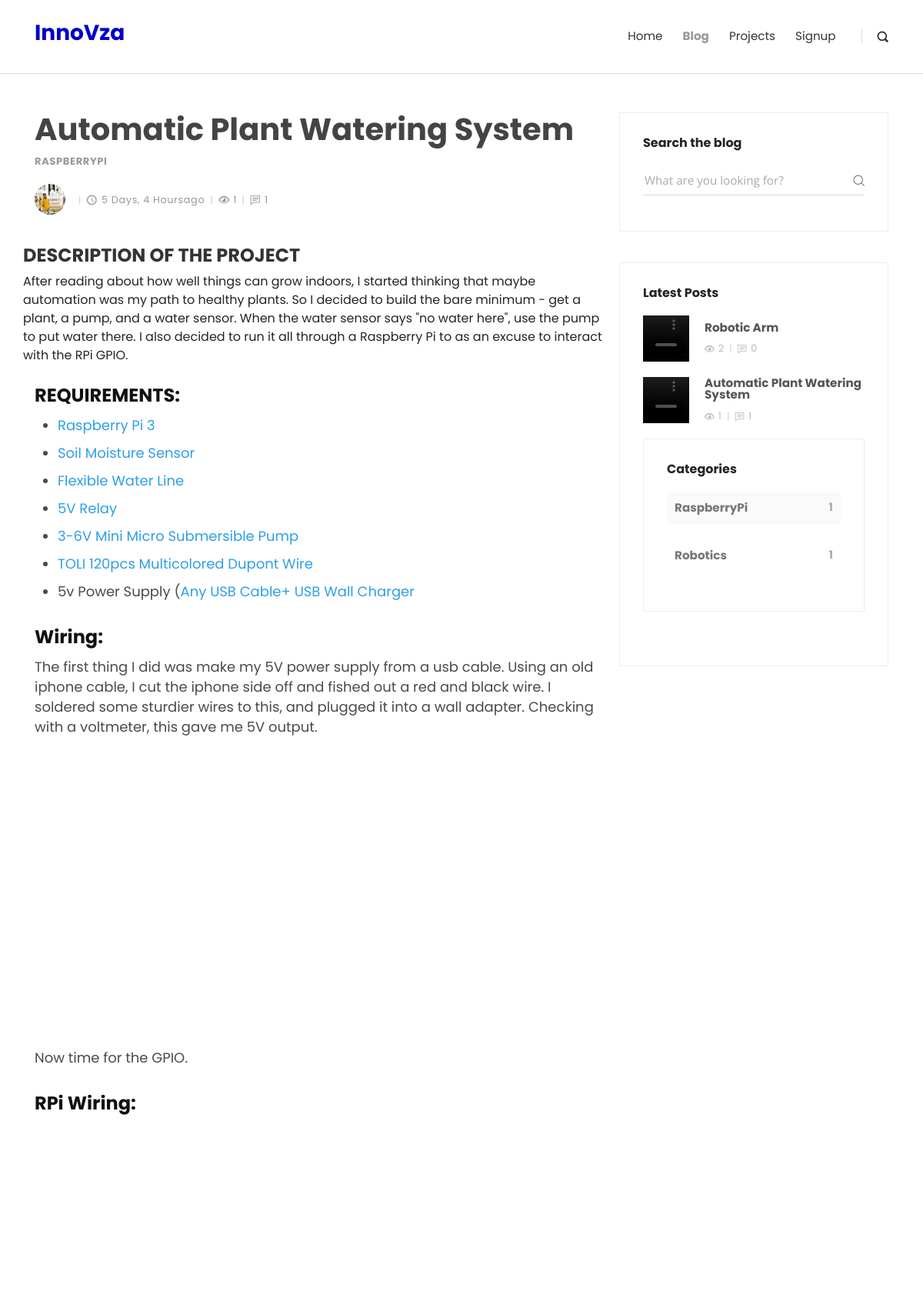
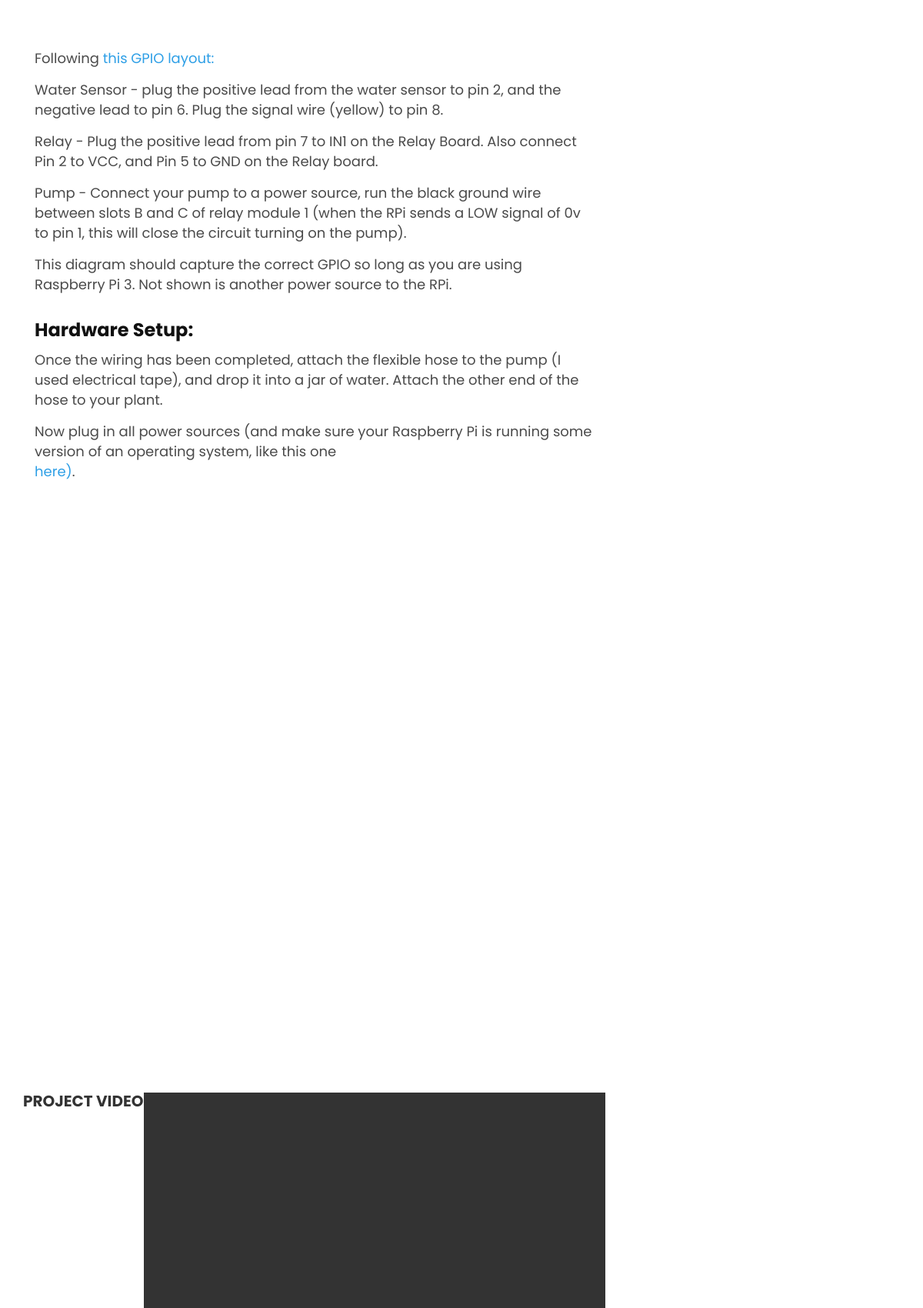
The app's page /project/3/ (upper part) with its own data (2 pictures, top to bottom).
### InnovzaApp/models.py (models this page shows, shortened)
class Project(models.Model):
    title = models.CharField(max_length=100)
    overview = models.TextField()
    requirement=HTMLField()
    description=models.TextField()
    code_file=models.FileField(upload_to='code/')
    timestamp = models.DateTimeField(auto_now_add=True)
    author = models.ForeignKey(UserInfo, on_delete=models.CASCADE)
    project_video = models.FileField(upload_to='videos/')
    categories = models.ManyToManyField(Category)
    featured = models.BooleanField(default=True)
    def get_absolute_url(self):
        return reverse('project-detail', kwargs={
            'id': self.id
        })
    @property
    def get_comment(self):
        return self.pro_comments.all().order_by('-timestamp')
    @property
    def comment_count(self):
        return ProjectComment.objects.filter(project=self).count()
    @property
    def view_count(self):
        return ProjectView.objects.filter(project=self).count()

class Category(models.Model):
    title=models.CharField(max_length=20)
    def __str__(self):
        return self.title

class UserInfo(models.Model):
    full_name=models.CharField(max_length=30)
    username=models.CharField(max_length=30,unique=True)
    phoneno=models.CharField(max_length=10)
    gender=models.CharField(max_length=1)
    profile_pic = models.ImageField(upload_to='profile/', null=True, blank=True)

### InnovzaApp/views.py (the view, shortened to what this page needs)
# urls.py: path('project/<id>/',views.project,name='project-detail'),
def project(request,id):
    project= get_object_or_404(Project, id=id)
    most_recent = Project.objects.order_by('-timestamp')[:3]
    category_count = get_category_count1()
    if request.user.is_authenticated :
        ProjectView.objects.get_or_create(user=UserInfo.objects.get(username=request.user.username), project=project)
    form = ProjectCommentForm(request.POST or None)
    context = {
        'form':form,
        'project': project,
        'most_recent':most_recent,
        'category_count': category_count,
    }
    return render(request, 'project.html', context)

### InnovzaApp/forms.py
class ProjectCommentForm(forms.ModelForm):
    content = forms.CharField(widget=forms.Textarea(attrs={
        'class': 'form-control',
        'placeholder': 'Type Your Comment',
        'id': 'usercomment',
        'rows': '2',
    }))
    class Meta:
        model = ProjectComment
        fields = ('content',)

### InnovzaApp/views.py (called while the page is built)
def get_category_count1():
    from django.db.models import Count
    queryset=Project\
        .objects\
        .values('categories__title')\
        .annotate(Count('categories__title'))
    return queryset

### InnovzaApp/templates/project.html (shortened to what this page needs)
{% extends 'base.html' %}
{% load static %}
{% block content %}
  <body>
    <div class="container">
      <div class="row">
        <main class="post blog-post col-lg-8">
          <div class="container">
            <div class="post-single">
              <div class="post-details">
                <h1>{{ project.title }}</h1>
                <div class="post-meta d-flex justify-content-between">
                  <div class="category">
                     {% for cat in project.categories.all %}
                    <a href="#">{{ cat }}</a>
                  {% endfor %}
                  </div>
                </div>
                <div class="post-footer d-flex align-items-center flex-column flex-sm-row"><a href="#" class="author d-flex align-items-center flex-wrap">
                    <div class="avatar"><img src="{{ project.author.profile_pic.url }}" alt="..." class="img-fluid"></div>
                    <div class="title"></div></a>
                  <div class="d-flex align-items-center flex-wrap">
                    <div class="date"><i class="icon-clock"></i>{{ project.timestamp | timesince }}ago</div>
                    <div class="views"><i class="icon-eye"></i>{{project.view_count }}</div>
                    <div class="comments meta-last"><i class="icon-comment"></i>{{ project.comment_count}}</div>
                  </div>
                </div>
                <div class="post-body">
                  <div class="row">
                    <h4>DESCRIPTION OF THE PROJECT</h4>
                    {{project.description}}
                  </div><br>
                    {{ project.requirement |safe }}
                  <br>
                  <div class="row">
                    <h5>PROJECT VIDEO</h5>
                      <video width="600" height="400" controls><source src="{{ project.project_video.url }}" type=video/mp4></video>
                  </div><br><br>
                  <br><br>
                </div>
            </div>
          </div>
        </main>
        <aside class="col-lg-4">
          <div class="widget search">
            <header>
              <h3 class="h6">Search the blog</h3>
            </header>
            <form action="#" class="search-form">
              <div class="form-group">
                <input type="search" placeholder="What are you looking for?">
                <button type="submit" class="submit"><i class="icon-search"></i></button>
              </div>
            </form>
          </div>
            <div class="widget latest-posts">
              <header>
                <h3 class="h6">Latest Posts</h3>
              </header>
              <div class="blog-posts">
              {% for project in most_recent %}
              <a href="{{ project.get_absolute_url }}">
                <div class="item d-flex align-items-center">
                  <div class="image"><video width="60" height="60" controls><source src="{{ project.project_video.url }}" type=video/mp4></video></div>
                  <div class="title"><strong>{{ project.title }}</strong>
                    <div class="d-flex align-items-center">
                      <div class="views"><i class="icon-eye"></i>{{project.view_count }}</div>
                      <div class="comments"><i class="icon-comment"></i>{{ project.comment_count }}</div>
                    </div>
                  </div>
                </div>
              </a>
              {% endfor %}
            </div>
          <div class="widget categories">
            <header>
              <h3 class="h6">Categories</h3>
            </header>
            {% for cat in category_count %}
            <div class="item d-flex justify-content-between"><a href="#">{{ cat.categories__title }}</a><span>{{ cat.categories__title__count }}</span></div>
            {% endfor %}
          </div>
          </div>
        </aside>
      </div>
    </div>
{% endblock content %}

### InnovzaApp/static/css/post.css (style rules this page uses)
* { font-family: 'Poppins'; }
body { margin: 0; padding: 0; }

### records on screen
Project: title "Automatic Plant Watering System", author.profile_pic (picture), timestamp "5 Days, 4 Hours", view_count "1", comment_count "1", description "After reading about how well things can grow indoors, I started thinking that maybe automation was my path to healthy plants. So I decided to build the bare minimum - get a plant, a pump, and a water sensor. When the water sensor says \"no water here\", use the pump to put water there. I also decided to run it all through a Raspberry Pi to as an excuse to interact with the RPi GPIO.", requirement "REQUIREMENTS: Raspberry Pi 3 Soil Moisture Sensor Flexible Water Line 5V Relay 3-6V Mini Micro Submersible Pump TOLI 120pcs Multicolored Dupont Wire 5v Power Supply ( Any USB Cable+ USB Wall Charger Wiring: The first thing I did was make my 5V power supply from a usb cable. Using an old iphone cable, I cut the iphone side off and fished out a red and black wire. I soldered some sturdier wires to this, and plugged it into a wall adapter. Checking with a voltmeter, this gave me 5V output. Now time for the GPIO. RPi Wiring: Following this GPIO layout: Water Sensor - plug the positive lead from the water sensor to pin 2, and the negative lead to pin 6. Plug the signal wire (yellow) to pin 8.…"
Category: title "RASPBERRYPI"
Project: title "Robotic Arm", view_count "2", comment_count "0"

### other values on screen
{{ cat.categories__title }} "RaspberryPi" "Robotics"
{{ cat.categories__title__count }} "1" "1"
